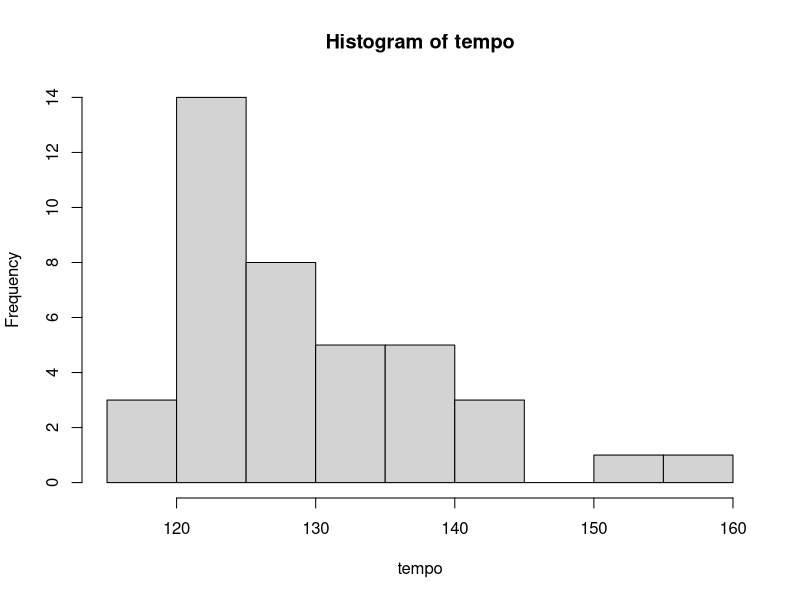
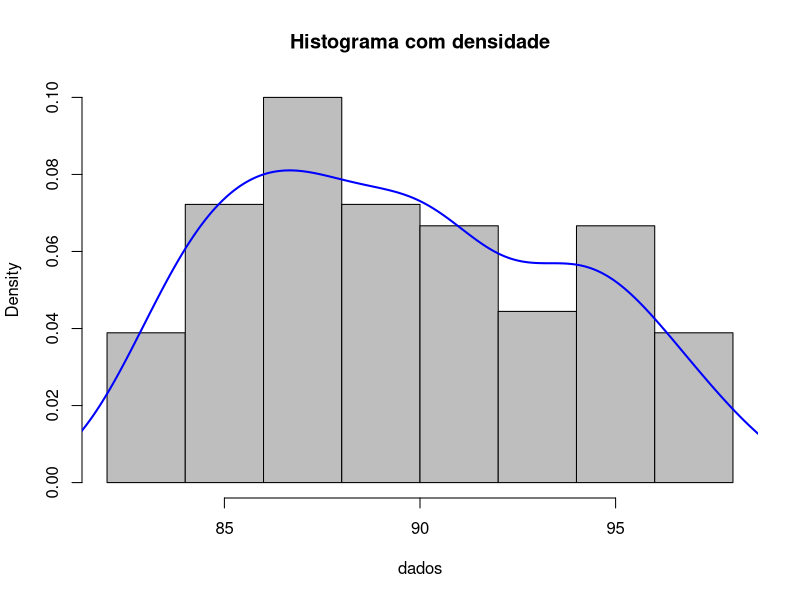

Source code (R) for these figures, in order:
## ---- chunk 1
diametro <- c(50.001, 50.002, 49.998, 50.006, 50.005, 49.996, 50.003, 50.004)
## ---- chunk 2
mean(diametro)
## ---- chunk 3
sd(diametro)
## ---- chunk 4
tempo <- c(127, 125, 131, 124, 129, 121, 142, 151, 160, 125,
           124, 123, 120, 119, 128, 133, 137, 124, 142, 123,
           121, 136, 140, 137, 125, 124, 128, 129, 130, 122,
           118, 131, 125, 133, 141, 125, 140, 132, 129, 126)
## ---- chunk 5
mean(tempo)
sd(tempo)
## ---- chunk 6
hist(tempo)
## ---- chunk 7
quantile(tempo,c(0.25,0.50,0.75))
## ---- chunk 8
dados <- c(94.1, 87.3, 94.1, 92.4, 84.6, 85.4, 93.2, 84.1, 92.1, 90.6,
           83.6, 86.6, 90.6, 90.1, 96.4, 89.1, 85.4, 91.7, 91.4, 95.2,
           88.2, 88.8, 89.7, 87.5, 88.2, 86.1, 86.4, 86.4, 87.6, 84.2,
           86.1, 94.3, 85.0, 85.1, 85.1, 85.1, 95.1, 93.2, 84.9, 84.0,
           89.6, 90.5, 90.0, 86.7, 87.3, 93.7, 90.0, 95.6, 92.4, 83.0,
           89.6, 87.7, 90.1, 88.3, 87.3, 95.3, 90.3, 90.6, 94.3, 84.1,
           86.6, 94.1, 93.1, 89.4, 97.3, 83.7, 91.2, 97.8, 94.6, 88.6,
           96.8, 82.9, 86.1, 93.1, 96.3, 84.1, 94.4, 87.3, 90.4, 86.4,
           94.7, 82.6, 96.1, 86.4, 89.1, 87.6, 91.1, 83.1, 98.0, 84.5)

## ---- chunk 9
hist(dados, probability = TRUE, col = "gray", border = "black", main = "Histograma com densidade")
lines(density(dados), col = "blue", lwd = 2)  # Adiciona a curva de densidade estimada
## ---- chunk 10
mean(dados)
sd(dados)
## ---- chunk 11
dados <- expand.grid(1:6,1:6)

X <- apply(dados,1,sum)

fdp <- table(X)/length(X)

fdp
